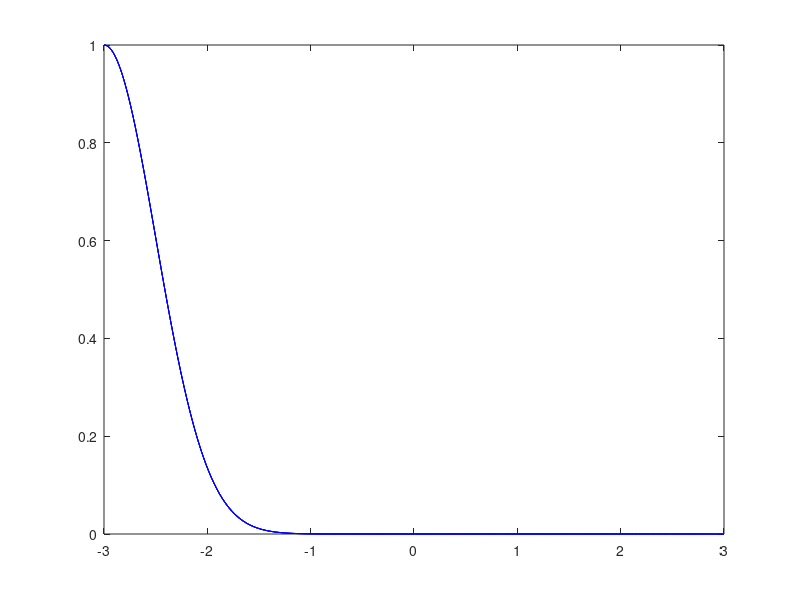
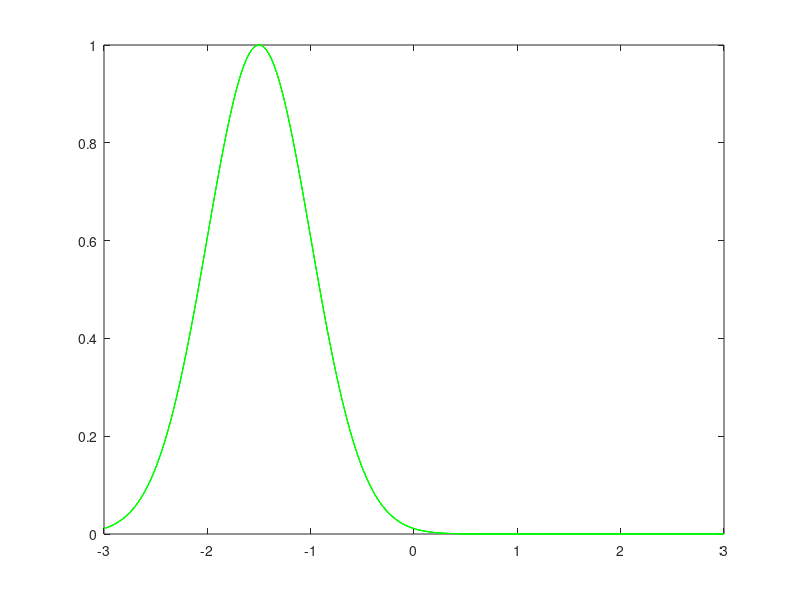
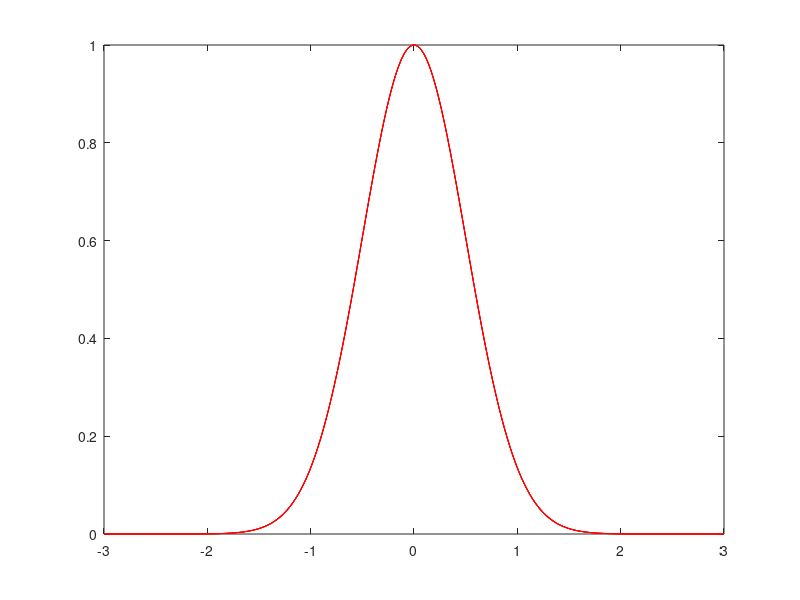
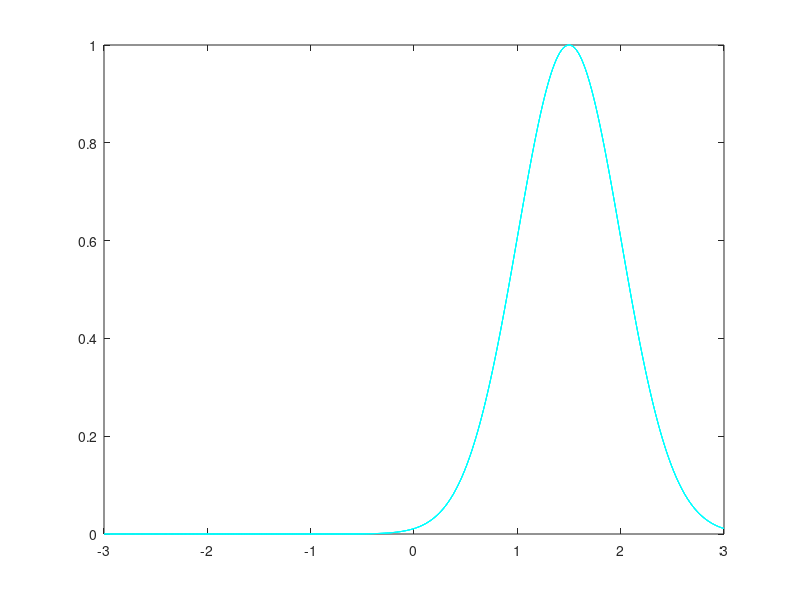

The MATLAB source for these figures, in order:
%RBF function
clear all;
close all;

c=[-3 -1.5 0 1.5 3];

M=1;
if M==1
    b=0.50*ones(5,1);
elseif M==2
    b=1.50*ones(5,1);
end

h=[0,0,0,0,0]';

ts=0.001;
for k=1:1:2000
   
time(k)=k*ts;

%RBF function
x(1)=3*sin(2*pi*k*ts);
   
for j=1:1:5
    h(j)=exp(-norm(x-c(:,j))^2/(2*b(j)*b(j)));
end

x1(k)=x(1);
%First Redial Basis Function
h1(k)=h(1);
%Second Redial Basis Function
h2(k)=h(2);
%Third Redial Basis Function
h3(k)=h(3);
%Fourth Redial Basis Function
h4(k)=h(4);
%Fifth Redial Basis Function
h5(k)=h(5);
end
figure(1);
plot(x1,h1,'b');
figure(2);
plot(x1,h2,'g');
figure(3);
plot(x1,h3,'r');
figure(4);
plot(x1,h4,'c');
figure(5);
plot(x1,h5,'m');
figure(6);
plot(x1,h1,'b');
hold on;plot(x1,h2,'g');
hold on;plot(x1,h3,'r');
hold on;plot(x1,h4,'c');
hold on;plot(x1,h5,'m');
xlabel('Input value of Redial Basis Function');ylabel('Membership function degree');